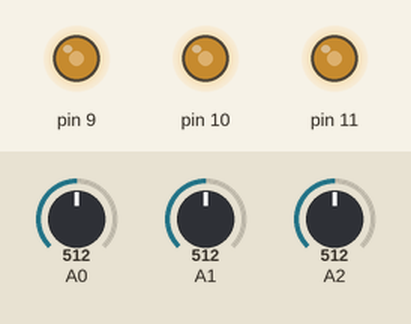
A sketch run on a simulated Arduino Uno, built with avr-gcc and run on an emulated ATmega328P. Parts: output pins drawn as LEDs (lit = HIGH). Inputs (shaded band) come from the test bench; at power-on: A0 = 512, A1 = 512, A2 = 512.

Above: at 1.2 s.
1.3 s: A0 set to 716
At 2.5 s:
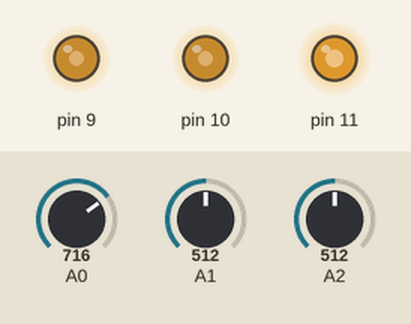
2.8 s: A1 set to 716
At 3.7 s:
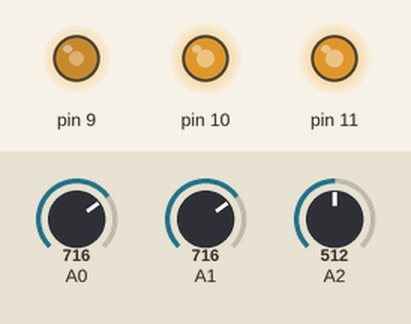
4.3 s: A2 set to 716
At 4.8 s:
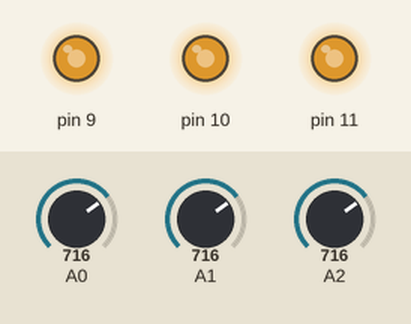
5.8 s: A0 set to 900
At 7.0 s:
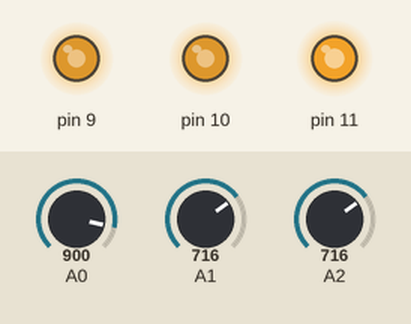
7.3 s: A1 set to 900
At 8.3 s:
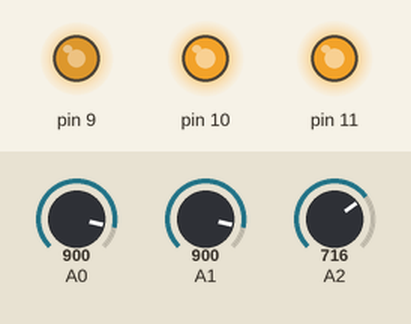
8.8 s: A2 set to 900
At 9.5 s:
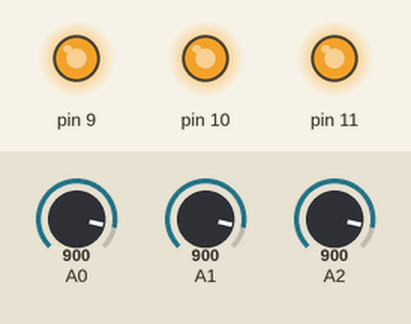
Timing chart, 0 to 11.3 s (numbered marks = the images above; inputs shaded):
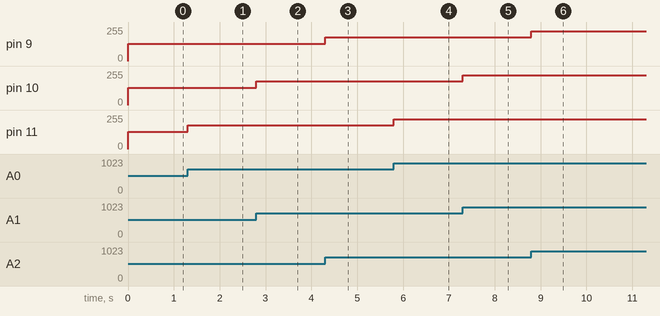

The sketch:

rgbLedPotentiometerControl.ino
```cpp
#include "Potentiometer.h"
#include "RGBLed.h"

Potentiometer redLEDPotentiometer(A0), blueLEDPotentiometer(A1), greenLEDPotentiometer(A2);
RGBLed rgbLed(11, 10, 9);
const unsigned int maximumInputValue = (1 << 10), maximumOutputValue = (1 << 8);

/**
 * computeRGBComponentValue is a function that compute from a potentiometer the state and transform it to the optimal value
 * distribution that it needs to output
 */
unsigned int computeRGBComponentValue(Potentiometer& potentiometer) {
  return map(potentiometer.updateValue().getCurrentValue(), 0, maximumInputValue, 0, maximumOutputValue);
}

void setup() {
  // empty method due to initalization inside the class constructor of Potentiometer and RGBLed
}

void loop() {
  analogWrite(rgbLed.getRedChannelPin(), computeRGBComponentValue(redLEDPotentiometer));
  analogWrite(rgbLed.getGreenChannelPin(), computeRGBComponentValue(greenLEDPotentiometer));
  analogWrite(rgbLed.getBlueChannelPin(), computeRGBComponentValue(blueLEDPotentiometer));
}
```

Potentiometer.cpp
```cpp
#include "Potentiometer.h"
#include <Arduino.h>

/**
 * Class constructor that populates the pin of the current potentiometer object we are creating
 */
Potentiometer::Potentiometer(unsigned int potentiometerPin): potentiometerPin(potentiometerPin) {
  pinMode(this->potentiometerPin, INPUT);
}

/**
 * updateValue is a method that updates the current value of the potentiometer by reading it through
 * the analog interface
 */
Potentiometer& Potentiometer::updateValue() {
  this->currentValue = analogRead(this->potentiometerPin);

  return *this;
}

/**
 * getCurrentValue is a getter method that retrevies the currentValue property for the object
 */
unsigned int Potentiometer::getCurrentValue() const {
  return this->currentValue;
}
```

Potentiometer.h
```cpp
/*
 * Potentiometer.h
 * Potentiometer class which keeps the informations such as
 * pin and current state and other methods
 */
#ifndef Potentiometer_h
#define Potentiometer_h

#include <Arduino.h>

class Potentiometer {
  private:
    const unsigned int potentiometerPin;
    unsigned int currentValue;
  public:
    Potentiometer(unsigned int);
    Potentiometer& updateValue();
    unsigned int getCurrentValue() const;
};

#endif
```

RGBLed.cpp
```cpp
#include "RGBLed.h"
#include <Arduino.h>

/**
 * Class constructor that populates the pins of the current RGB Led object we are creating
 */
RGBLed::RGBLed(unsigned int redChannelPin, unsigned int blueChannelPin, unsigned int greenChannelPin) :
  redChannelPin(redChannelPin), blueChannelPin(blueChannelPin), greenChannelPin(greenChannelPin) {
    pinMode(this->redChannelPin, OUTPUT);
    pinMode(this->blueChannelPin, OUTPUT);
    pinMode(this->greenChannelPin, OUTPUT);
}

/**
 * getRedChannelPin getter method to retrieve the red channel pin value of the RGB led
 */
unsigned int RGBLed::getRedChannelPin() const {
  return this->redChannelPin;
}

/**
 * getBlueChannelPin getter method to retrieve the blue channel pin value of the RGB led
 */
unsigned int RGBLed::getBlueChannelPin() const {
  return this->blueChannelPin;
}

/**
 * getGreenChannelPin getter method to retrieve the green channel pin value of the RGB led
 */
unsigned int RGBLed::getGreenChannelPin() const {
  return this->greenChannelPin;
}
```

RGBLed.h
```cpp
/*
 * RGBLed.h
 * RGBLed class which keeps the informations such as
 * pin and current state and other methods
 */
#ifndef RGBLed_h
#define RGBLed_h

#include <Arduino.h>

class RGBLed {
  private:
    unsigned int redChannelPin, blueChannelPin, greenChannelPin;
  public:
    RGBLed(unsigned int, unsigned int, unsigned int);
    unsigned int getRedChannelPin() const;
    unsigned int getBlueChannelPin() const;
    unsigned int getGreenChannelPin() const;
};

#endif
```

Measured:
- after the input at 1.3 s, pin 11: 128/255 → 179/255 at once
- after the input at 2.8 s, pin 10: 128/255 → 179/255 at once
- after the input at 4.3 s, pin 9: 128/255 → 179/255 at once
- after the input at 5.8 s, pin 11: 179/255 → 225/255 at once
- after the input at 7.3 s, pin 10: 179/255 → 225/255 at once
- after the input at 8.8 s, pin 9: 179/255 → 225/255 at once
